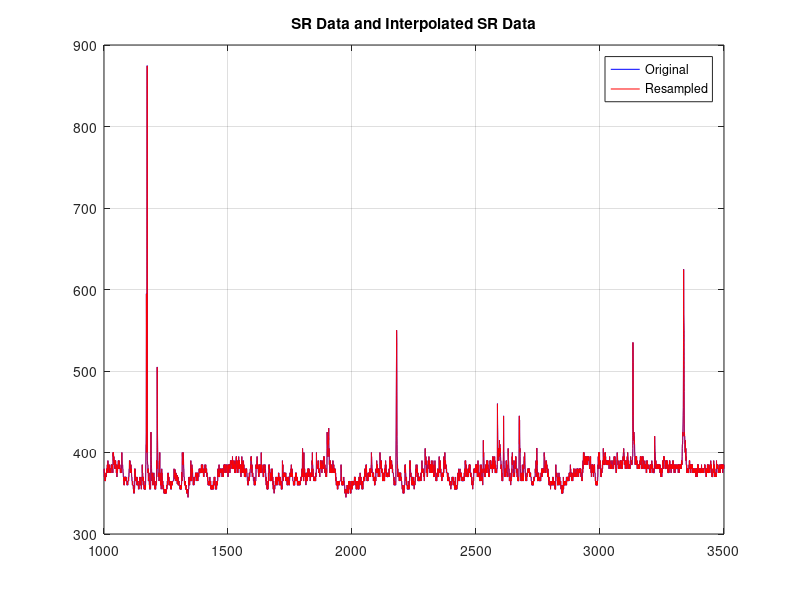

Reproduce this figure in MATLAB. (Note: this script raises an error after producing the figure.)
% Damien Stephens
% Problem 1

clear all;
close all;
clc;

% Define the sampling time and sampling frequency.
ts = 0.01;
fs = 1/ts;

% Load the data from the given file.
load sr.txt

% Separate the columns into two arrays.
time = sr(:,1);
signal = sr(:,2);

% Interpolate the data.
timeI = time(1):ts:time(end);
signalI = interp1(time, signal, timeI);

% Visualize the original and interpolated data overlayed.
figure;

plot(time, signal, 'b');
hold on;
plot(timeI, signalI, 'r');
grid on;
title('SR Data and Interpolated SR Data');
legend('Original', 'Resampled');
hold off;

% Calculate the PSD using the wavelet.
figure()
wt = cwt(signalI,fs);

% Use cwt to visualize with the wavelet scalogram.
figure()
cwt(signalI, fs);

% figure
% plot(timeI, wt);
